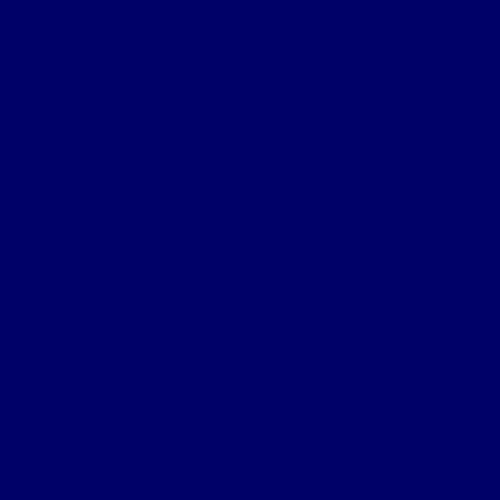
Frame 1 (no input)
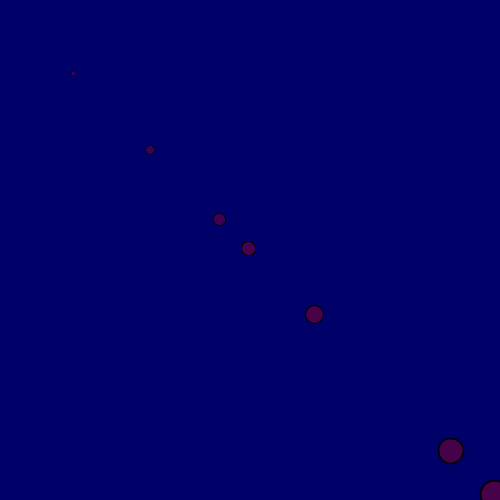
Frame 60 (the mouse pressed at the canvas centre just before this capture)
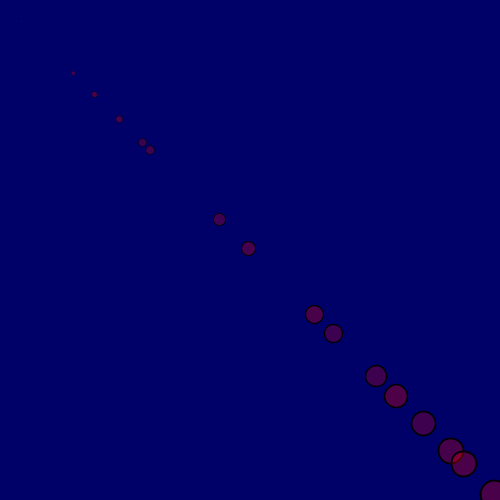
Frame 120 (the mouse held since frame 60 and released just before this capture)

The Processing sketch that drew these frames (run headless with seeded random() and noise(); from frame 60 on, the mouse is pressed at the canvas centre):

// Processing sketch: p143_2
// ── p143_2.pde
void setup() {
  size(500,500);
  colorMode(HSB, 0, 100, 100);
  smooth();
  // noLoop();
  background(360);
  frameRate(30);
}

void draw() {
  fill(360,100,100,random(60,80));
  scale(random(-10,10));
  float x = width/2;
  float y = height/2;
  ellipse(x, y, 14, 14);
}
